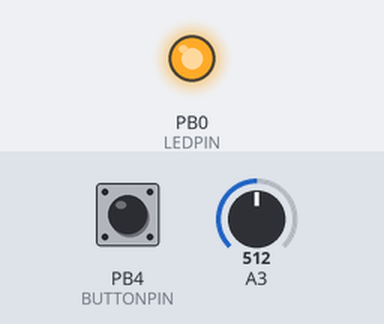
Bench run of a sketch on a simulated ATtiny85, built with avr-gcc and run on an emulated ATtiny85. Shown: output pins drawn as LEDs (lit = HIGH). The inputs (shaded band) are chosen by the test bench; at power-on: PB4 (BUTTONPIN) HIGH, A3 = 512. Sleep ends after the set time or at an interrupt.

Above: at 1.2 s.
1.3 s: PB4 (BUTTONPIN) pulled LOW for 0.15 s
At 2.3 s:
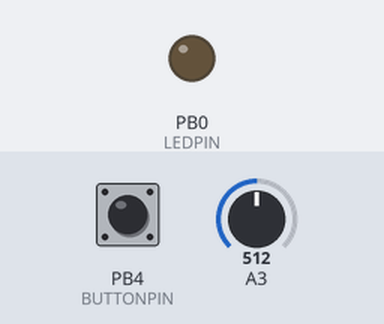
2.9 s: A3 set to 692
5.9 s: A3 set to 665
At 58.5 s:
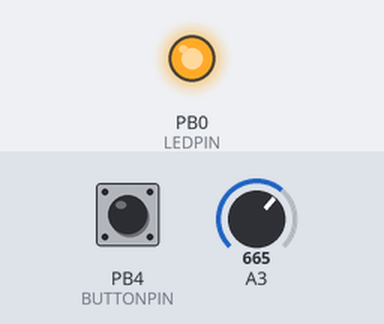
Timing chart, 0 to 58.8 s (numbered marks = the images above; inputs shaded):
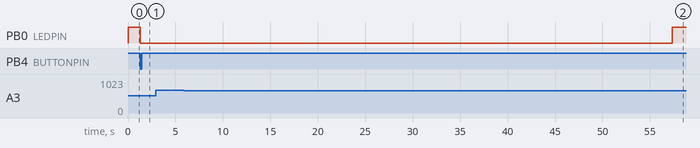

Measured:
- after the input at 1.3 s, PB0 (LEDPIN): HIGH → LOW at once
- after the input at 2.9 s, every drawn part: stays the same
- after the input at 5.9 s, PB0 (LEDPIN): LOW → HIGH after 51.4 s instead of 2.3 s

The sketch:

PlantTimer1.ino
```cpp
/*
 * File: PlantTimer1.ino
 * Description: Prototype code for a personal project using an ATtiny85.
 * This code is intended to control an LED and a button. The LED turns on after
 * a certain period and stays on until the button is pressed. The device uses
 * sleep modes to conserve power.
 *
 * Microcontroller: ATtiny85
 * Author: Llewellyn Sims Johns
 * Date: 12 Jan 2025
 */

#include <avr/sleep.h>
#include <avr/wdt.h>
#include <avr/interrupt.h>
#include <avr/power.h>

#define LEDPIN 0 // Define LED pin as PB0 (digital pin 0)
#define BUTTONPIN 4 // Define button pin as PB4 (digital pin 4)
#define SWITCHPIN 3 // Define switch pin as PB3 (analog pin 3)

#define WDT_INTERVAL_TENTHS 85 // Adjusted WDT interval in tenths of a second

volatile bool watchdog_wake = false;
volatile unsigned long wake_count = 0;
volatile bool button_pressed = false;
volatile bool first_power_on = true;

void setup() {
  // Disable ADC to save power
  ADCSRA &= ~(1 << ADEN);

  pinMode(LEDPIN, OUTPUT);
  pinMode(BUTTONPIN, INPUT_PULLUP); // Set button pin as input with internal pull-up resistor
  pinMode(SWITCHPIN, INPUT); // Set switch pin as input

  // Enable pin change interrupt on BUTTONPIN
  GIMSK |= (1 << PCIE); // Enable pin change interrupts
  PCMSK |= (1 << BUTTONPIN); // Enable pin change interrupt for BUTTONPIN

  // Setup Watchdog Timer
  setupWatchdogTimer();
}

void loop() {
  if (first_power_on) {
    first_power_on = false;
    digitalWrite(LEDPIN, HIGH);

    // Wait for the button to be pressed
    while (!button_pressed) {
      set_sleep_mode(SLEEP_MODE_IDLE);
      sleep_enable();
      sleep_mode();
      sleep_disable();
    }

    // Turn off the LED
    digitalWrite(LEDPIN, LOW);

    // Reset the button press flag
    button_pressed = false;
  }

  // If we've reached the wake_count threshold
  if (wake_count >= getWakeCountThreshold()) {
    // Turn on the LED
    digitalWrite(LEDPIN, HIGH);

    // Wait for the button to be pressed
    while (!button_pressed) {
      // Enter idle sleep mode
      // breatheLED(); // Call the breatheLED function
      set_sleep_mode(SLEEP_MODE_IDLE);
      sleep_enable();
      sleep_mode();
      // The program will continue from here after waking up
      sleep_disable();
    }

    // Turn off the LED
    digitalWrite(LEDPIN, LOW);

    // Reset the button press flag
    button_pressed = false;
  }

  // Go to sleep
  goToSleep();
}

// Setup the Watchdog Timer to wake up every 8 seconds
void setupWatchdogTimer() {
  cli(); // Disable interrupts

  // Set the Watchdog Timer to 8 seconds
  wdt_reset();
  WDTCR |= (1 << WDCE) | (1 << WDE);
  WDTCR = (1 << WDP3) | (1 << WDP0); // 8 seconds
  WDTCR |= (1 << WDIE); // Enable Watchdog Timer interrupt

  sei(); // Enable interrupts
}

void goToSleep() {
  set_sleep_mode(SLEEP_MODE_PWR_DOWN);
  sleep_enable();

  // Go to sleep
  sleep_mode();

  // The program will continue from here after waking up
  sleep_disable(); // First thing to do after waking up
}

// Watchdog Timer interrupt service routine
ISR(WDT_vect) {
  watchdog_wake = true;
  wake_count++;
}

// Pin change interrupt service routine
ISR(PCINT0_vect) {
    if (digitalRead(BUTTONPIN) == LOW) {
      button_pressed = true;
      wake_count = 0; // Reset the wake count
    }
}


// Function to get the wake count threshold based on the switch position
unsigned long getWakeCountThreshold() {
  // Enable ADC for reading the switch pin
  ADCSRA |= (1 << ADEN);
  delay(1); // Allow ADC to stabilize
  int switchValue = analogRead(SWITCHPIN);

  // Disable ADC after reading to save power
  ADCSRA &= ~(1 << ADEN);

  if (switchValue < 341) {
    return ((86400 * 10) / WDT_INTERVAL_TENTHS); // 1 hour
  } else if (switchValue < 682) {
    return ((60 * 10) / WDT_INTERVAL_TENTHS); // 1 minute
  } else if (switchValue <= 1023) {
    return ((8 * 10) / WDT_INTERVAL_TENTHS); // 8 seconds
  } else {
    return ((60 * 10) / WDT_INTERVAL_TENTHS); // Default to 1 minute
  }
}

void breatheLED() {
  static const uint8_t sineWave[64] = {
    140, 152, 165, 176, 188, 198, 208, 218, 226, 234, 240, 245, 250, 253, 254, 255,
    254, 253, 250, 245, 240, 234, 226, 218, 208, 198, 188, 176, 165, 152, 140, 128,
    115, 103, 90, 79, 67, 57, 47, 37, 29, 21, 15, 10, 5, 2, 1, 0,
    1, 2, 5, 10, 15, 21, 29, 37, 47, 57, 67, 79, 90, 103, 115, 128
  };

  static uint8_t index = 0;
  static unsigned long lastUpdate = 0;
  const unsigned int delayTime = 60;

  if (millis() - lastUpdate >= delayTime) {
    analogWrite(LEDPIN, sineWave[index]);
    index = (index + 1) % 64; // Loop through the sine wave
    lastUpdate = millis();
  }
}
```
